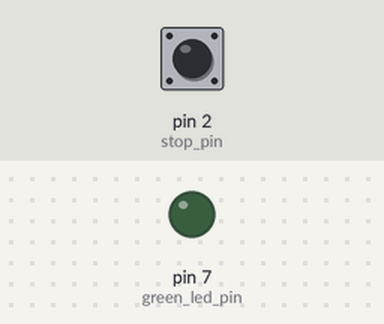
Simulated run of this sketch. Board: Arduino Uno, built with avr-gcc and run on an emulated ATmega328P. Parts: output pins drawn as LEDs (lit = HIGH). Inputs (shaded band) come from the test bench; at power-on: pin 2 (stop_pin) LOW. What the sketch prints to the serial monitor is not drawn.

Above: at 1.2 s.
1.3 s: pin 2 (stop_pin) pulled HIGH for 0.15 s
At 3.3 s:
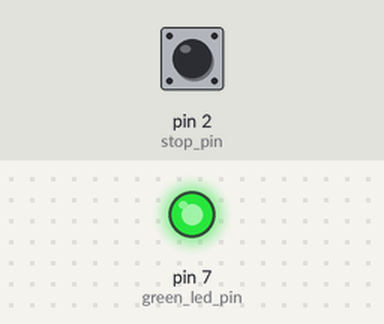
Timing chart, 0 to 10.3 s (numbered marks = the images above; inputs shaded):
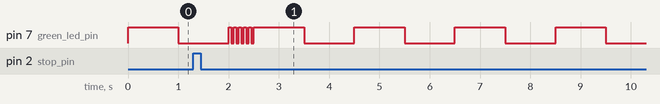

The sketch:

esav_modA2.ino
```cpp
// LEDs
const unsigned int green_led_pin = 7;
bool green_led = false;

// STOP button pin
const unsigned int stop_pin = 2;

// application states
const unsigned int INITIAL_PING = 0;
const unsigned int PING = 1;
const unsigned int PONG = 2;
const unsigned int STOP_REQUEST = 3;
const unsigned int STOP_RESPONSE = 4;

// initial state
unsigned int state = INITIAL_PING;

// counters
unsigned int stop_counter = 0;  // count how many times stop was sent

// I/O
const byte EOM = 0x00;
const unsigned int msg_length = 2;
// msg format: 2B msg, 1B eom

byte in_buffer[msg_length];
byte out_buffer[msg_length];

// for handling emergency interrupt
volatile bool emergency = false;

void setup() {
  // input pins
  pinMode(green_led_pin, OUTPUT);
  pinMode(stop_pin, INPUT);

  // start serial connection
  Serial.begin(9600);  // pins 0 and 1
  Serial.setTimeout(1000);

  // initialize pins with desired states
  led(green_led_pin, green_led);

  // set interrupt function on STOP pin
  attachInterrupt(digitalPinToInterrupt(stop_pin), emergencyInterrupt, RISING);
}

void loop() {
  // reset buffers
  set_buffer(in_buffer, 0x00, 0x00);
  set_buffer(out_buffer, 0x00, 0x00);

  if (emergency) {
    state = STOP_REQUEST;
    emergency = false;
  }

  // send ping every second
  // green led: toggle every second
  if (state == INITIAL_PING) {
    set_buffer(out_buffer, 0xAA, EOM);
    Serial.write(out_buffer, msg_length);

    if (Serial.available() >= msg_length) {
      // Serial.readBytes(in_buffer, msg_length);
      Serial.readBytesUntil(EOM, in_buffer, msg_length);

      if (is_pong(in_buffer)) {
        state = PONG;
      } else {
        // wrong pong format
      }
      serial_flush();
    }

    green_led = !green_led; led(green_led_pin, green_led);
    delay(1000);
  }

  // send ping every second
  // green led: on at all times
  else if (state == PING) {
    green_led = true; led(green_led_pin, green_led);

    set_buffer(out_buffer, 0xAA, EOM);
    Serial.write(out_buffer, msg_length);

    delay(1000);

    if (Serial.available() >= msg_length) {
      // Serial.readBytes(in_buffer, msg_length);
      Serial.readBytesUntil(EOM, in_buffer, msg_length);

      if (is_pong(in_buffer)) {
        state = PONG;
      } else {
        // wrong pong format
      }
      serial_flush();
    }
  }

  // PONG msg came back!
  // green led: keep
  else if (state == PONG) {
    state = PING;
  }

  // STOP button pushed
  // green led: pulse 10x quickly
  else if (state == STOP_REQUEST) {
    if (stop_counter++ >= 10) {
      stop_counter = 0;
      state = INITIAL_PING;
    } else {
      green_led = !green_led; led(green_led_pin, green_led);
      set_buffer(out_buffer, 0xFF, EOM);
      Serial.write(out_buffer, msg_length);

      state = STOP_RESPONSE;
      delay(50);
    }
  }

  // module B responded for STOP
  // green led: keep
  else if (state == STOP_RESPONSE) {
    // this is fake
    state = STOP_REQUEST;
  }

  else {
    // unknown state, switch to INIT_PING?
    state = INITIAL_PING;
  }
}

void emergencyInterrupt() {
  emergency = true;
}

void led(const unsigned int pin, const bool state) {
  if (state)
    digitalWrite(pin, HIGH);
  else
    digitalWrite(pin, LOW);
}

bool is_pong(byte *buf) {
  return buf[0] == 0xCC && buf[1] == 0x00;
}

void serial_flush() {
  // Since Arduino 1.0, the Serial.flush() only removes outgoing data,
  // not incoming. This function only drops messages from incoming buffer
  // and only up to termination char.
  int ch;
  while (Serial.available() > 0) {
    ch = Serial.read();

    // flush only incomplete package
    if (ch == EOM) {
      break;
    }
  }
}

void set_buffer(byte *buf, byte b0, byte b1) {
  buf[0] = b0;
  buf[1] = b1;
}
```
